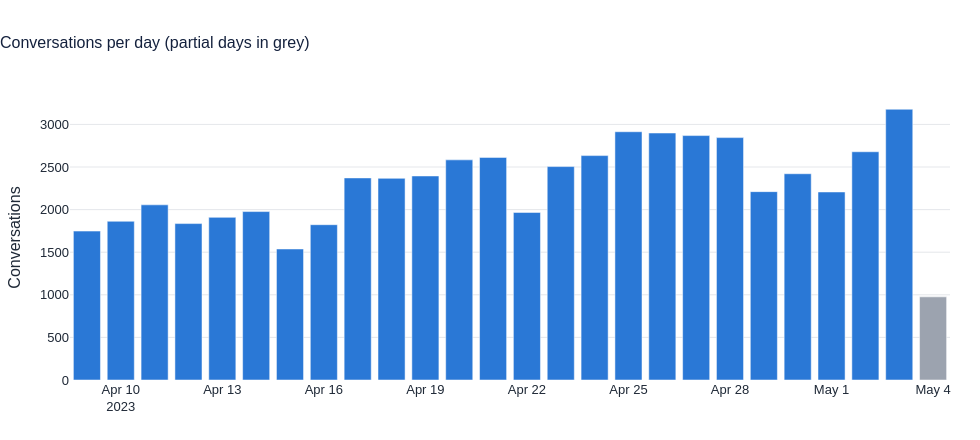
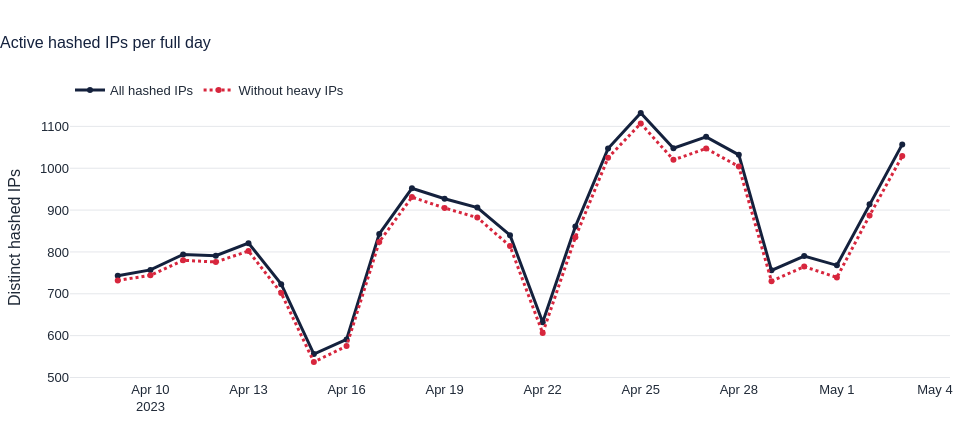

Source (notebook cell) for these figures, in order:
### Markdown cell above
# 6. Activity over time

### Code cell
daily = sql("select * from gold_daily_activity")
span = sql("select min(ts_utc) as a, max(ts_utc) as b from valid_conversations").iloc[0]
partial = set()
if span.a.hour >= 1:
    partial.add(pd.Timestamp(span.a).date())
if span.b.hour < 23:
    partial.add(pd.Timestamp(span.b).date())
daily["is_partial"] = [pd.Timestamp(d).date() in partial for d in daily.event_date]
full = daily[~daily.is_partial]

fig = go.Figure(go.Bar(x=daily.event_date, y=daily.conversations, marker_color=[GREY if p else BLUE for p in daily.is_partial]))
style(fig, "Conversations per day (partial days in grey)", ytitle="Conversations").show()

fig = go.Figure()
fig.add_trace(go.Scatter(x=full.event_date, y=full.active_hashed_ips, name="All hashed IPs", mode="lines+markers", line=dict(color=NAVY, width=3)))
fig.add_trace(go.Scatter(x=full.event_date, y=full.active_hashed_ips_excl_heavy, name="Without heavy IPs", mode="lines+markers", line=dict(color=RED, width=3, dash="dot")))
style(fig, "Active hashed IPs per full day", ytitle="Distinct hashed IPs").show()

peak = full.loc[full.conversations.idxmax()]
heavy_share = full.heavy_ip_conversations.sum() / full.conversations.sum()
md(f"The logs cover {len(daily)} days, including {len(daily) - len(full)} partial day(s) that stay out of the averages. "
   f"The average full day holds {n(full.conversations.mean())} conversations. "
   f"The peak full day is {pd.Timestamp(peak.event_date).date()} with {n(peak.conversations)}. "
   f"Heavy IPs add {pct(heavy_share)} of conversations on full days. "
   f"In plain words: on an average day about {n(full.active_hashed_ips.mean())} distinct users appear, and heavy IPs add {pct(heavy_share, 0)} of the volume.")

### Figure 1 — Plotly figure (JSON) as saved in the notebook; plotly's stock layout.template omitted (floating-point values rounded to 4 significant figures)
{"data": [{"marker": {"color": ["#2A78D6", "#2A78D6", "#2A78D6", "#2A78D6", "#2A78D6", "#2A78D6", "#2A78D6", "#2A78D6", "#2A78D6", "#2A78D6", "#2A78D6", "#2A78D6", "#2A78D6", "#2A78D6", "#2A78D6", "#2A78D6", "#2A78D6", "#2A78D6", "#2A78D6", "#2A78D6", "#2A78D6", "#2A78D6", "#2A78D6", "#2A78D6", "#2A78D6", "#9CA3AF"]}, "type": "bar", "x": ["2023-04-09T00:00:00", "2023-04-10T00:00:00", "2023-04-11T00:00:00", "2023-04-12T00:00:00", "2023-04-13T00:00:00", "2023-04-14T00:00:00", "2023-04-15T00:00:00", "2023-04-16T00:00:00", "2023-04-17T00:00:00", "2023-04-18T00:00:00", "2023-04-19T00:00:00", "2023-04-20T00:00:00", "2023-04-21T00:00:00", "2023-04-22T00:00:00", "2023-04-23T00:00:00", "2023-04-24T00:00:00", "2023-04-25T00:00:00", "2023-04-26T00:00:00", "2023-04-27T00:00:00", "2023-04-28T00:00:00", "2023-04-29T00:00:00", "2023-04-30T00:00:00", "2023-05-01T00:00:00", "2023-05-02T00:00:00", "2023-05-03T00:00:00", "2023-05-04T00:00:00"], "y": [1748, 1863, 2056, 1836, 1909, 1977, 1538, 1823, 2372, 2367, 2395, 2584, 2613, 1967, 2505, 2634, 2914, 2899, 2869, 2845, 2211, 2421, 2207, 2679, 3178, 976]}], "layout": {"font": {"color": "#1F2937", "family": "Arial", "size": 13}, "height": 440, "legend": {"orientation": "h", "x": 0, "y": 1.07}, "margin": {"b": 60, "l": 70, "r": 30, "t": 95}, "title": {"font": {"color": "#14213D", "size": 16}, "text": "Conversations per day (partial days in grey)", "x": 0}, "width": 980, "xaxis": {"showgrid": false, "title": {}}, "yaxis": {"gridcolor": "#E5E7EB", "title": {"text": "Conversations"}, "zeroline": false}}}

### Figure 2 — Plotly figure (JSON) as saved in the notebook; plotly's stock layout.template omitted (floating-point values rounded to 4 significant figures)
{"data": [{"line": {"color": "#14213D", "width": 3}, "mode": "lines+markers", "name": "All hashed IPs", "type": "scatter", "x": ["2023-04-09T00:00:00", "2023-04-10T00:00:00", "2023-04-11T00:00:00", "2023-04-12T00:00:00", "2023-04-13T00:00:00", "2023-04-14T00:00:00", "2023-04-15T00:00:00", "2023-04-16T00:00:00", "2023-04-17T00:00:00", "2023-04-18T00:00:00", "2023-04-19T00:00:00", "2023-04-20T00:00:00", "2023-04-21T00:00:00", "2023-04-22T00:00:00", "2023-04-23T00:00:00", "2023-04-24T00:00:00", "2023-04-25T00:00:00", "2023-04-26T00:00:00", "2023-04-27T00:00:00", "2023-04-28T00:00:00", "2023-04-29T00:00:00", "2023-04-30T00:00:00", "2023-05-01T00:00:00", "2023-05-02T00:00:00", "2023-05-03T00:00:00"], "y": [743, 757, 794, 791, 821, 723, 556, 591, 843, 952, 927, 906, 840, 632, 861, 1047, 1132, 1048, 1075, 1032, 756, 790, 768, 914, 1057]}, {"line": {"color": "#D7263D", "dash": "dot", "width": 3}, "mode": "lines+markers", "name": "Without heavy IPs", "type": "scatter", "x": ["2023-04-09T00:00:00", "2023-04-10T00:00:00", "2023-04-11T00:00:00", "2023-04-12T00:00:00", "2023-04-13T00:00:00", "2023-04-14T00:00:00", "2023-04-15T00:00:00", "2023-04-16T00:00:00", "2023-04-17T00:00:00", "2023-04-18T00:00:00", "2023-04-19T00:00:00", "2023-04-20T00:00:00", "2023-04-21T00:00:00", "2023-04-22T00:00:00", "2023-04-23T00:00:00", "2023-04-24T00:00:00", "2023-04-25T00:00:00", "2023-04-26T00:00:00", "2023-04-27T00:00:00", "2023-04-28T00:00:00", "2023-04-29T00:00:00", "2023-04-30T00:00:00", "2023-05-01T00:00:00", "2023-05-02T00:00:00", "2023-05-03T00:00:00"], "y": [732, 744, 780, 776, 802, 702, 537, 575, 824, 931, 905, 882, 814, 606, 835, 1025, 1107, 1020, 1047, 1004, 730, 765, 739, 887, 1029]}], "layout": {"font": {"color": "#1F2937", "family": "Arial", "size": 13}, "height": 440, "legend": {"orientation": "h", "x": 0, "y": 1.07}, "margin": {"b": 60, "l": 70, "r": 30, "t": 95}, "title": {"font": {"color": "#14213D", "size": 16}, "text": "Active hashed IPs per full day", "x": 0}, "width": 980, "xaxis": {"showgrid": false, "title": {}}, "yaxis": {"gridcolor": "#E5E7EB", "title": {"text": "Distinct hashed IPs"}, "zeroline": false}}}
